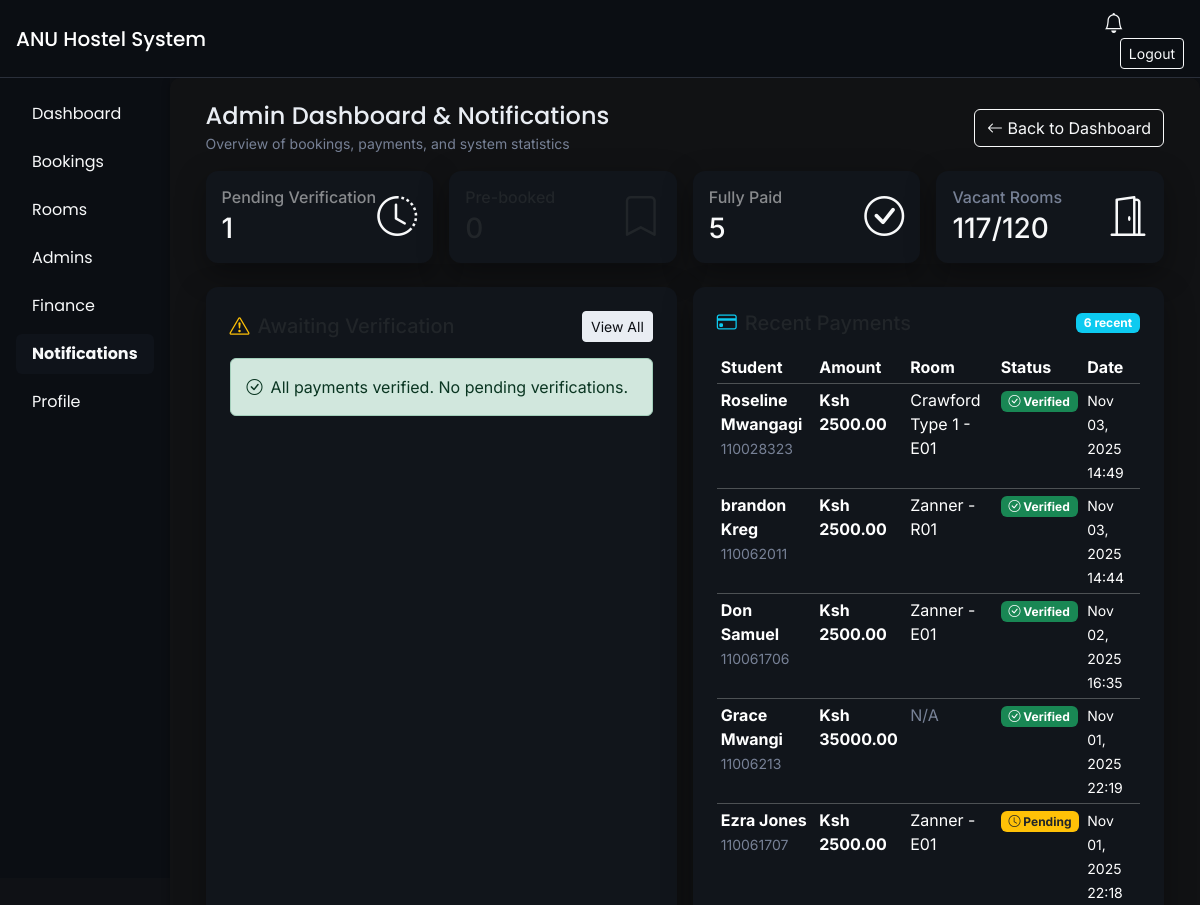
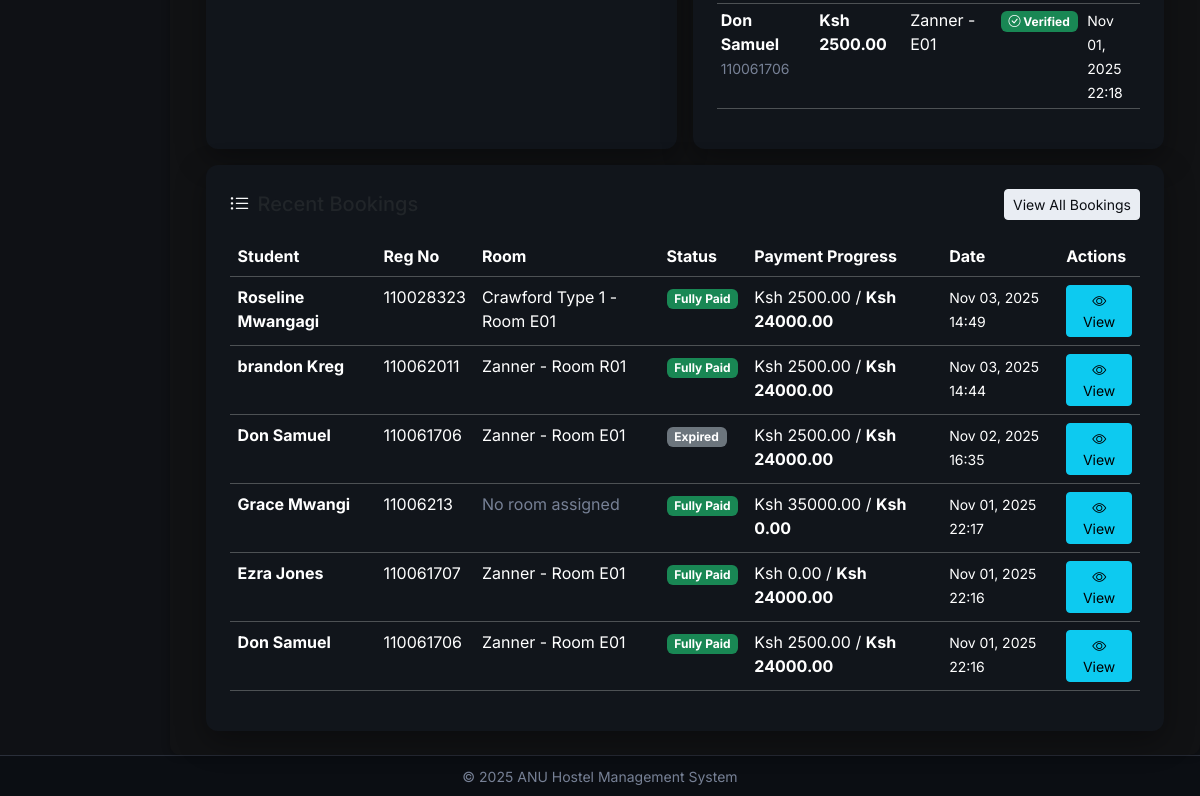
/admin-notifications/ (signed in), run on an earlier commit of the app's database (2 pictures, top to bottom).
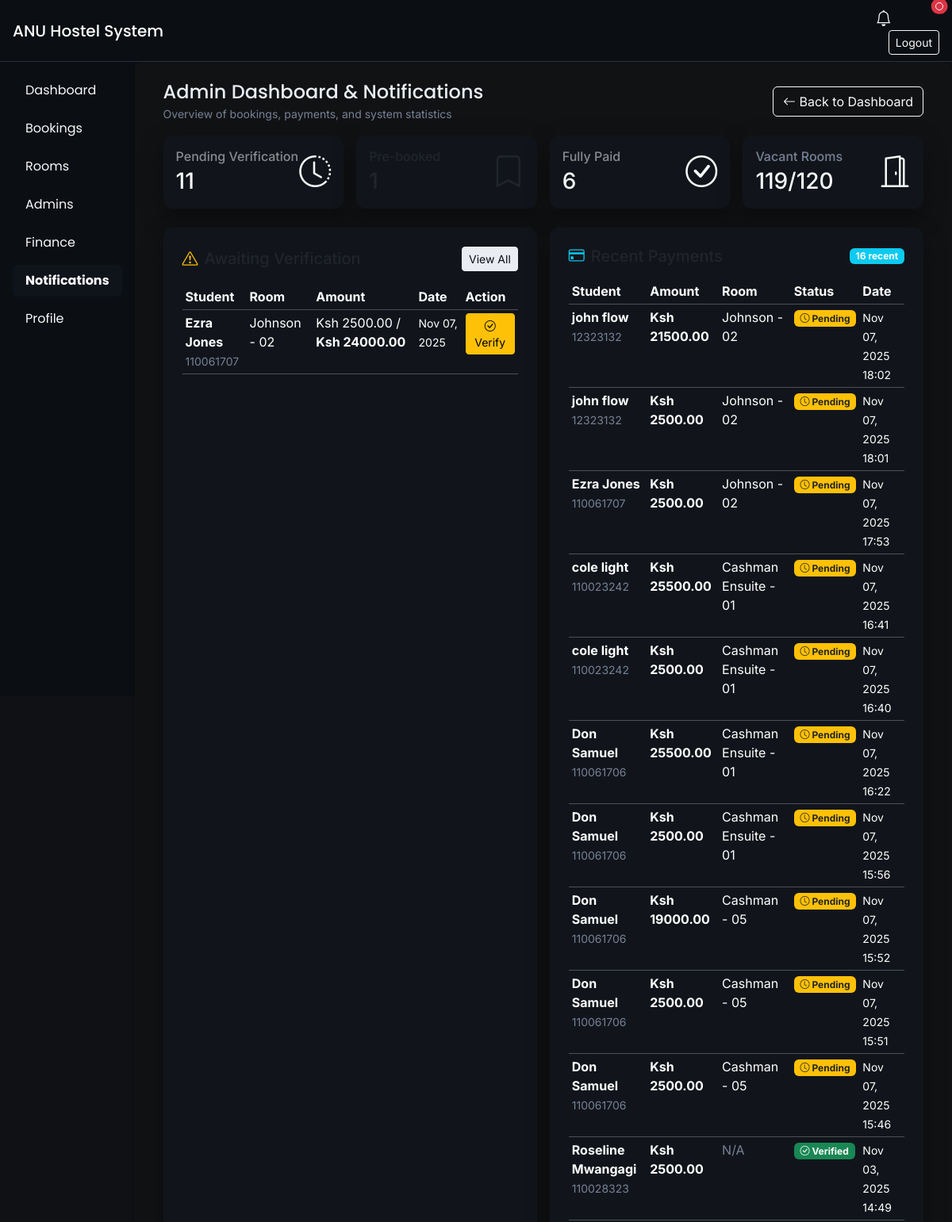
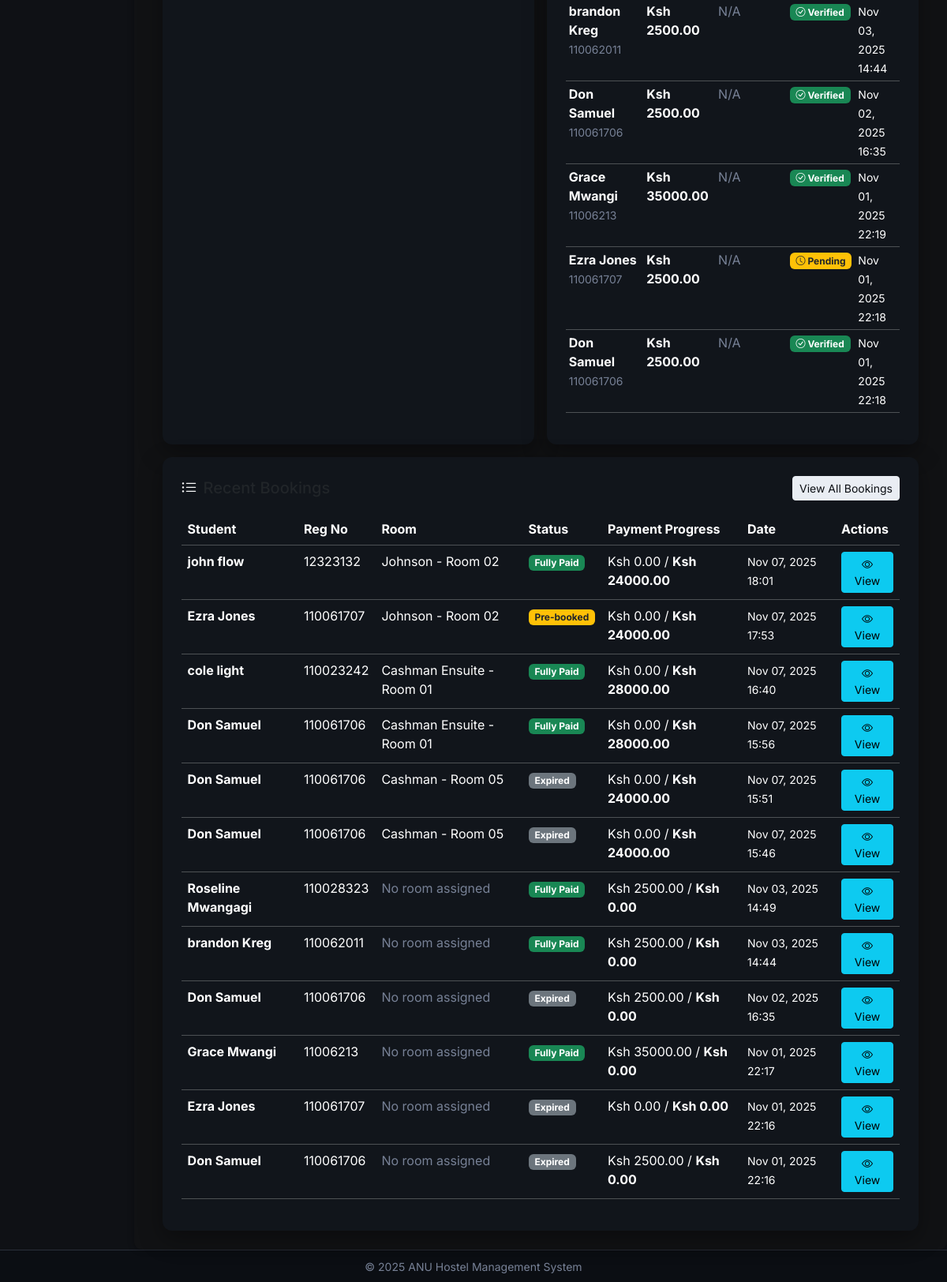
And on a later commit of the database (2 pictures, top to bottom).
### core/models.py (models this page shows, shortened)
class Payment(models.Model):
    booking = models.ForeignKey(Booking, on_delete=models.CASCADE, related_name='payments')
    amount = models.DecimalField(max_digits=10, decimal_places=2)
    date_paid = models.DateTimeField(auto_now_add=True)
    payment_type = models.CharField(max_length=20, choices=[
        ('prepayment', 'Prepayment'),
        ('full', 'Full Payment'),
    ])
    verified = models.BooleanField(default=False)

class Booking(models.Model):
    STATUS_CHOICES = [
        ('prebooked', 'Pre-booked'),
        ('paid', 'Fully Paid'),
        ('expired', 'Expired'),
    ]
    student = models.ForeignKey(Student, on_delete=models.CASCADE, related_name='bookings')
    room = models.ForeignKey(Room, on_delete=models.SET_NULL, null=True, blank=True)
    date_booked = models.DateTimeField(auto_now_add=True)
    status = models.CharField(max_length=20, choices=STATUS_CHOICES, default='prebooked')
    expiry_date = models.DateField(null=True, blank=True)
    def get_total_paid(self):
        return sum(p.amount for p in self.payments.filter(verified=True))
    def get_total_paid_all(self):
        return sum(p.amount for p in self.payments.all())
    def get_total_due(self):
        if self.room:
            return self.room.price
        return 0

class Student(models.Model):
    user = models.OneToOneField(User, on_delete=models.CASCADE)
    reg_no = models.CharField(max_length=50, unique=True)
    phone = models.CharField(max_length=15, blank=True, null=True)
    course = models.CharField(max_length=100, blank=True, null=True)
    year_of_study = models.CharField(max_length=20, blank=True, null=True)
    gender = models.CharField(max_length=10, blank=True, null=True)

class Room(models.Model):
    hostel = models.ForeignKey(Hostel, on_delete=models.CASCADE, related_name='rooms')
    room_number = models.CharField(max_length=10)
    capacity = models.PositiveIntegerField(default=2)
    is_vacant = models.BooleanField(default=True)
    price = models.DecimalField(max_digits=10, decimal_places=2, default=24000)
    description = models.TextField(blank=True, null=True)

class Hostel(models.Model):
    GENDER_CHOICES = [
        ('Male', 'Male'),
        ('Female', 'Female'),
    ]
    ROOM_TYPE_CHOICES = [
        ('Type 1', 'Type 1'),
        ('Ensuite', 'Ensuite'),
        ('Regular', 'Regular'),
    ]
    name = models.CharField(max_length=100)
    gender = models.CharField(max_length=10, choices=GENDER_CHOICES, default='Male')
    type = models.CharField(max_length=20, choices=ROOM_TYPE_CHOICES, default='Regular')
    description = models.TextField(blank=True, null=True)

### core/views.py (the view)
# urls.py: path('admin-notifications/', views.admin_notifications_page, name='admin_notifications_page'),
@login_required
def admin_notifications_page(request):
    if not request.user.is_staff:
        return redirect('student_dashboard')
    awaiting_verification = Booking.objects.filter(
        status='prebooked',
        payments__verified=False
    ).distinct().select_related('student', 'room', 'room__hostel').order_by('-date_booked')[:20]
    recent_bookings = Booking.objects.select_related('student', 'room', 'room__hostel').order_by('-date_booked')[:20]
    recent_payments = Payment.objects.select_related('booking', 'booking__student', 'booking__room', 'booking__room__hostel').order_by('-date_paid')[:20]
    total_prebooked = Booking.objects.filter(status='prebooked').count()
    total_fully_paid = Booking.objects.filter(status='paid').count()
    total_expired = Booking.objects.filter(status='expired').count()
    pending_payments_count = Payment.objects.filter(verified=False).count()
    total_rooms = Room.objects.count()
    vacant_rooms = Room.objects.filter(is_vacant=True).count()
    occupied_rooms = total_rooms - vacant_rooms
    context = {
        'awaiting_verification': awaiting_verification,
        'recent_bookings': recent_bookings,
        'recent_payments': recent_payments,
        'total_prebooked': total_prebooked,
        'total_fully_paid': total_fully_paid,
        'total_expired': total_expired,
        'pending_payments_count': pending_payments_count,
        'total_rooms': total_rooms,
        'vacant_rooms': vacant_rooms,
        'occupied_rooms': occupied_rooms,
    }
    return render(request, 'admin_notifications.html', context)

### core/context_processors.py (called while the page is built, shortened)
def notification_context(request):
    if request.user.is_authenticated:
        return {
            'user_notifications': [],
            'unread_notifications_count': 0,
            'can_view_roommates': False,
        }
    return {
        'user_notifications': [],
        'unread_notifications_count': 0,
        'can_view_roommates': False,
    }

### core/templates/admin_notifications.html (shortened to what the changed rows need)
{% extends 'base.html' %}
{% block content %}
<div class="container-fluid">
    <div class="row g-3 mb-4">
        <div class="col-md-3">
            <div class="card bg-info text-light p-3">
                <div class="d-flex justify-content-between align-items-center">
                    <div>
                        <h6 class="text-white-50 mb-1">Pending Verification</h6>
                        <h3 class="mb-0">{{ pending_payments_count }}</h3>
                    </div>
                </div>
            </div>
        </div>
        <div class="col-md-3">
            <div class="card bg-success text-light p-3">
                <div class="d-flex justify-content-between align-items-center">
                    <div>
                        <h6 class="text-white-50 mb-1">Fully Paid</h6>
                        <h3 class="mb-0">{{ total_fully_paid }}</h3>
                    </div>
                </div>
            </div>
        </div>
        <div class="col-md-3">
            <div class="card bg-secondary text-light p-3">
                <div class="d-flex justify-content-between align-items-center">
                    <div>
                        <h6 class="text-muted mb-1">Vacant Rooms</h6>
                        <h3 class="mb-0">{{ vacant_rooms }}/{{ total_rooms }}</h3>
                    </div>
                </div>
            </div>
        </div>
    </div>
    <div class="row g-3">
        <div class="col-lg-6">
            <div class="card p-4 h-100">
                <div class="d-flex justify-content-between align-items-center mb-3">
                    <h5 class="mb-0"><i class="bi bi-exclamation-triangle text-warning me-2"></i>Awaiting Verification</h5>
                    <a href="{% url 'manage_bookings' %}" class="btn btn-sm btn-light">View All</a>
                </div>
                {% if awaiting_verification %}
                    <div class="table-responsive">
                        <table class="table table-dark table-sm">
                            <thead>
                                <tr>
                                    <th>Student</th>
                                    <th>Room</th>
                                    <th>Amount</th>
                                    <th>Date</th>
                                    <th>Action</th>
                                </tr>
                            </thead>
                            <tbody>
                                {% for b in awaiting_verification %}
                                <tr>
                                    <td>
                                        <strong>{{ b.student.user.get_full_name }}</strong><br>
                                        <small class="text-muted">{{ b.student.reg_no }}</small>
                                    </td>
                                    <td>
                                        {% if b.room %}
                                            {{ b.room.hostel.name }} - {{ b.room.room_number }}
                                        {% else %}
                                            <span class="text-muted">No room</span>
                                        {% endif %}
                                    </td>
                                    <td>
                                        Ksh {{ b.get_total_paid_all|floatformat:2 }} /
                                        <strong>Ksh {{ b.get_total_due|floatformat:2 }}</strong>
                                    </td>
                                    <td><small>{{ b.date_booked|date:"M d, Y" }}</small></td>
                                    <td>
                                        <a href="{% url 'manage_bookings' %}?search={{ b.student.reg_no }}" class="btn btn-sm btn-warning">
                                            <i class="bi bi-check-circle"></i> Verify
                                        </a>
                                    </td>
                                </tr>
                                {% endfor %}
                            </tbody>
                        </table>
                    </div>
                {% else %}
                    <div class="alert alert-success">
                        <i class="bi bi-check-circle me-2"></i>All payments verified. No pending verifications.
                    </div>
                {% endif %}
            </div>
        </div>
        <div class="col-lg-6">
            <div class="card p-4 h-100">
                <div class="d-flex justify-content-between align-items-center mb-3">
                    <h5 class="mb-0"><i class="bi bi-credit-card text-info me-2"></i>Recent Payments</h5>
                    <span class="badge bg-info">{{ recent_payments|length }} recent</span>
                </div>
                {% if recent_payments %}
                    <div class="table-responsive">
                        <table class="table table-dark table-sm">
                            <thead>
                                <tr>
                                    <th>Student</th>
                                    <th>Amount</th>
                                    <th>Room</th>
                                    <th>Status</th>
                                    <th>Date</th>
                                </tr>
                            </thead>
                            <tbody>
                                {% for p in recent_payments %}
                                <tr>
                                    <td>
                                        <strong>{{ p.booking.student.user.get_full_name }}</strong><br>
                                        <small class="text-muted">{{ p.booking.student.reg_no }}</small>
                                    </td>
                                    <td><strong>Ksh {{ p.amount|floatformat:2 }}</strong></td>
                                    <td>
                                        {% if p.booking.room %}
                                            {{ p.booking.room.hostel.name }} - {{ p.booking.room.room_number }}
                                        {% else %}
                                            <span class="text-muted">N/A</span>
                                        {% endif %}
                                    </td>
                                    <td>
                                        {% if p.verified %}
                                            <span class="badge bg-success"><i class="bi bi-check-circle"></i> Verified</span>
                                        {% else %}
                                            <span class="badge bg-warning text-dark"><i class="bi bi-clock"></i> Pending</span>
                                        {% endif %}
                                    </td>
                                    <td><small>{{ p.date_paid|date:"M d, Y H:i" }}</small></td>
                                </tr>
                                {% endfor %}
                            </tbody>
                        </table>
                    </div>
                {% else %}
                    <div class="alert alert-info">
                        <i class="bi bi-info-circle me-2"></i>No recent payments.
                    </div>
                {% endif %}
            </div>
        </div>
        <div class="col-12">
            <div class="card p-4">
                {% if recent_bookings %}
                    <div class="table-responsive">
                        <table class="table table-dark table-hover">
                            <thead>
                                <tr>
                                    <th>Student</th>
                                    <th>Reg No</th>
                                    <th>Room</th>
                                    <th>Status</th>
                                    <th>Payment Progress</th>
                                    <th>Date</th>
                                    <th>Actions</th>
                                </tr>
                            </thead>
                            <tbody>
                                {% for b in recent_bookings %}
                                <tr>
                                    <td><strong>{{ b.student.user.get_full_name }}</strong></td>
                                    <td>{{ b.student.reg_no }}</td>
                                    <td>
                                        {% if b.room %}
                                            {{ b.room.hostel.name }} - Room {{ b.room.room_number }}
                                        {% else %}
                                            <span class="text-muted">No room assigned</span>
                                        {% endif %}
                                    </td>
                                    <td>
                                        {% if b.status == 'paid' %}
                                            <span class="badge bg-success">Fully Paid</span>
                                        {% elif b.status == 'prebooked' %}
                                            <span class="badge bg-warning text-dark">Pre-booked</span>
                                        {% else %}
                                            <span class="badge bg-secondary">Expired</span>
                                        {% endif %}
                                    </td>
                                    <td>
                                        Ksh {{ b.get_total_paid|floatformat:2 }} /
                                        <strong>Ksh {{ b.get_total_due|floatformat:2|default:"0.00" }}</strong>
                                    </td>
                                    <td><small>{{ b.date_booked|date:"M d, Y H:i" }}</small></td>
                                    <td>
                                        <a href="{% url 'manage_bookings' %}?search={{ b.student.reg_no }}" class="btn btn-sm btn-info">
                                            <i class="bi bi-eye"></i> View
                                        </a>
                                    </td>
                                </tr>
                                {% endfor %}
                            </tbody>
                        </table>
                    </div>
                {% else %}
                    <div class="alert alert-info">
                        <i class="bi bi-info-circle me-2"></i>No recent bookings.
                    </div>
                {% endif %}
            </div>
        </div>
    </div>
</div>
{% endblock %}

What changed in the data, as far as the page shows it:
added Booking: student.user.get_full_name "Ezra Jones", student.reg_no "110061707", room.hostel.name "Johnson", room.room_number "02", get_total_paid_all "2500.00", get_total_due "24000.00", date_booked "Nov 07, 2025", status "Pre-booked", get_total_paid "0.00", date_booked "Nov 07, 2025 17:53"
added Payment: booking.student.user.get_full_name "john flow", booking.student.reg_no "12323132", amount "21500.00", booking.room.hostel.name "Johnson", booking.room.room_number "02", verified False (drawn), date_paid "Nov 07, 2025 18:02"
added Payment: booking.student.user.get_full_name "john flow", booking.student.reg_no "12323132", amount "2500.00", booking.room.hostel.name "Johnson", booking.room.room_number "02", verified False (drawn), date_paid "Nov 07, 2025 18:01"
added Payment: booking.student.user.get_full_name "Ezra Jones", booking.student.reg_no "110061707", amount "2500.00", booking.room.hostel.name "Johnson", booking.room.room_number "02", verified False (drawn), date_paid "Nov 07, 2025 17:53"
added Payment: booking.student.user.get_full_name "cole light", booking.student.reg_no "110023242", amount "25500.00", booking.room.hostel.name "Cashman Ensuite", booking.room.room_number "01", verified False (drawn), date_paid "Nov 07, 2025 16:41"
added Payment: booking.student.user.get_full_name "cole light", booking.student.reg_no "110023242", amount "2500.00", booking.room.hostel.name "Cashman Ensuite", booking.room.room_number "01", verified False (drawn), date_paid "Nov 07, 2025 16:40"
added Payment: booking.student.user.get_full_name "Don Samuel", booking.student.reg_no "110061706", amount "25500.00", booking.room.hostel.name "Cashman Ensuite", booking.room.room_number "01", verified False (drawn), date_paid "Nov 07, 2025 16:22"
added Payment: booking.student.user.get_full_name "Don Samuel", booking.student.reg_no "110061706", amount "2500.00", booking.room.hostel.name "Cashman Ensuite", booking.room.room_number "01", verified False (drawn), date_paid "Nov 07, 2025 15:56"
added Payment: booking.student.user.get_full_name "Don Samuel", booking.student.reg_no "110061706", amount "19000.00", booking.room.hostel.name "Cashman", booking.room.room_number "05", verified False (drawn), date_paid "Nov 07, 2025 15:52"
added Payment: booking.student.user.get_full_name "Don Samuel", booking.student.reg_no "110061706", amount "2500.00", booking.room.hostel.name "Cashman", booking.room.room_number "05", verified False (drawn), date_paid "Nov 07, 2025 15:51"
added Payment: booking.student.user.get_full_name "Don Samuel", booking.student.reg_no "110061706", amount "2500.00", booking.room.hostel.name "Cashman", booking.room.room_number "05", verified False (drawn), date_paid "Nov 07, 2025 15:46"
changed through a linked row, Payment "Nov 03, 2025 14:49": booking.room.hostel.name "Crawford Type 1" → (not shown); booking.room.room_number "E01" → (not shown); text "-" → "N/A"
changed through a linked row, Payment "Nov 03, 2025 14:44": booking.room.hostel.name "Zanner" → (not shown); booking.room.room_number "R01" → (not shown); text "-" → "N/A"
changed through a linked row, Payment "Nov 02, 2025 16:35": booking.room.hostel.name "Zanner" → (not shown); booking.room.room_number "E01" → (not shown); text "-" → "N/A"
changed through a linked row, Payment (number 15 of 16 on the later page): booking.room.hostel.name "Zanner" → (not shown); booking.room.room_number "E01" → (not shown); text "-" → "N/A"
changed through a linked row, Payment (number 16 of 16 on the later page): booking.room.hostel.name "Zanner" → (not shown); booking.room.room_number "E01" → (not shown); text "-" → "N/A"
added Booking: student.user.get_full_name "john flow", student.reg_no "12323132", room.hostel.name "Johnson", room.room_number "02", status "Fully Paid", get_total_paid "0.00", get_total_due "24000.00", date_booked "Nov 07, 2025 18:01"
added Booking: student.user.get_full_name "cole light", student.reg_no "110023242", room.hostel.name "Cashman Ensuite", room.room_number "01", status "Fully Paid", get_total_paid "0.00", get_total_due "28000.00", date_booked "Nov 07, 2025 16:40"
added Booking: student.user.get_full_name "Don Samuel", student.reg_no "110061706", room.hostel.name "Cashman Ensuite", room.room_number "01", status "Fully Paid", get_total_paid "0.00", get_total_due "28000.00", date_booked "Nov 07, 2025 15:56"
added Booking: student.user.get_full_name "Don Samuel", student.reg_no "110061706", room.hostel.name "Cashman", room.room_number "05", status "Expired", get_total_paid "0.00", get_total_due "24000.00", date_booked "Nov 07, 2025 15:51"
added Booking: student.user.get_full_name "Don Samuel", student.reg_no "110061706", room.hostel.name "Cashman", room.room_number "05", status "Expired", get_total_paid "0.00", get_total_due "24000.00", date_booked "Nov 07, 2025 15:46"
changed Booking "Nov 03, 2025 14:49": get_total_due "24000.00" → "0.00"; room.hostel.name "Crawford Type 1" → (not shown); room.room_number "E01" → (not shown); room_id "- Room" → "No room assigned"
changed Booking "Nov 03, 2025 14:44": get_total_due "24000.00" → "0.00"; room.hostel.name "Zanner" → (not shown); room.room_number "R01" → (not shown); room_id "- Room" → "No room assigned"
changed Booking "Nov 02, 2025 16:35": get_total_due "24000.00" → "0.00"; room.hostel.name "Zanner" → (not shown); room.room_number "E01" → (not shown); room_id "- Room" → "No room assigned"
changed Booking (number 11 of 12 on the later page): get_total_due "24000.00" → "0.00"; room.hostel.name "Zanner" → (not shown); room.room_number "E01" → (not shown); room_id "- Room" → "No room assigned"; status "Fully Paid" → "Expired"
changed Booking (number 12 of 12 on the later page): get_total_due "24000.00" → "0.00"; room.hostel.name "Zanner" → (not shown); room.room_number "E01" → (not shown); room_id "- Room" → "No room assigned"; status "Fully Paid" → "Expired"
Also different on the page:
{{ pending_payments_count }}: "1" → "11"
{{ total_fully_paid }}: "5" → "6"
{{ vacant_rooms }}: "117" → "119"
{{ recent_payments|length }}: "6" → "16"
text no longer shown: "All payments verified. No pending verifications."
text now shown: "Student Room Amount Date Action"
